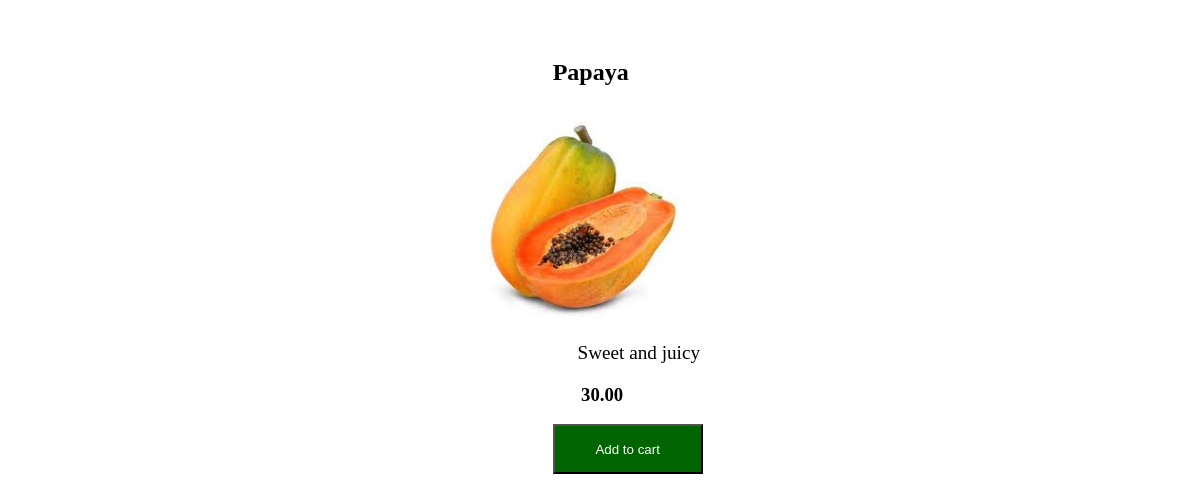
The app's page /inventory/products/11/, older data.
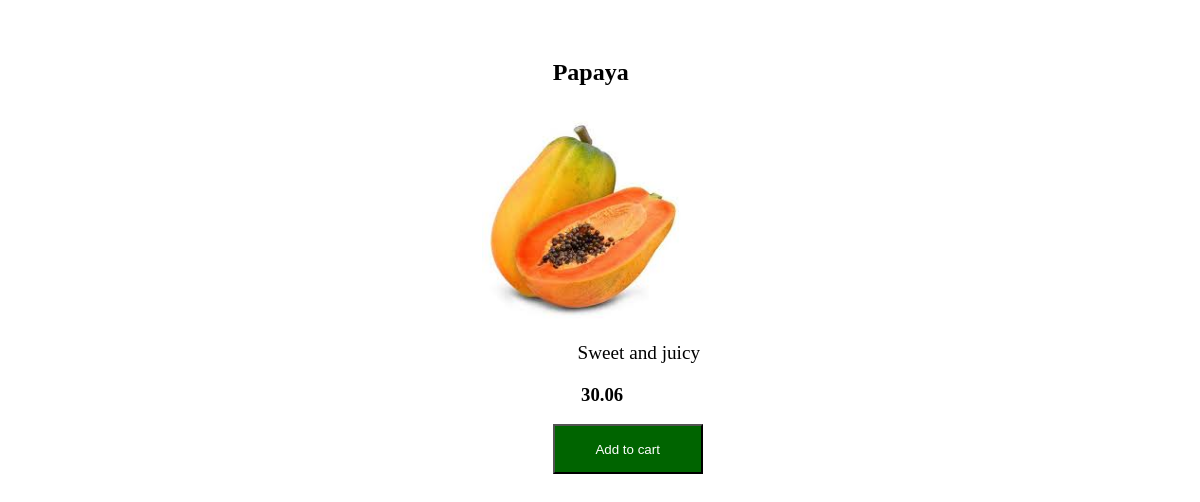
The same page, newer data.
### inventory/models.py (models this page shows)
class Product(models.Model):
    vendor = models.ForeignKey(Vendor, null = True, on_delete = models.CASCADE)
    name = models.CharField(max_length=32)
    price = models.DecimalField(max_digits=8, decimal_places=2)
    description = models.TextField()
    image = models.ImageField(upload_to='images/')
    date_created = models.DateTimeField(auto_now_add=True)
    date_updated = models.DateTimeField(auto_now=True)
    stock = models.PositiveIntegerField()

### inventory/views.py (the view)
# urls.py: path("products/<int:id>/", product_detail, name="product_description_view"),
def product_detail(request,id):
    product = Product.objects.get(id=id)
    return render(request, "inventory/product_description.html", {"product":product})

### templates/inventory/product_description.html (shortened to what this page needs)
<!DOCTYPE html>
<html lang="en">
<head>
</head>
<body>
    <div class="product">
    <h2>{{product.name}}</h2>
    <img src="{{product.image.url}}">
    <p>{{product.description}}</p>
    <h3>{{product.price}}</h3>
    <button><a href="{% url 'cart_list' id = cart.id}">Add to cart</a></button>
    </div>
</body>
</html>

### templates/inventory/product_description.html (style rules this page uses)
.product { margin-left:40%; align-items: center; margin-top: 5%; }
p { margin-left: 13.5%; font-size: larger; }
h3 { margin-left: 14%; }
button { margin-left: 10%; width: 150px; height: 50px; background-color: darkgreen; color: #fff; }
button a { text-decoration: none; color: #fff; }
h2 { margin-left: 10%; }
img { width: 30%; height: 30%; }

Row changes from the older to the newer data that the page shows:
changed Product "Papaya": price "30.00" → "30.06"
